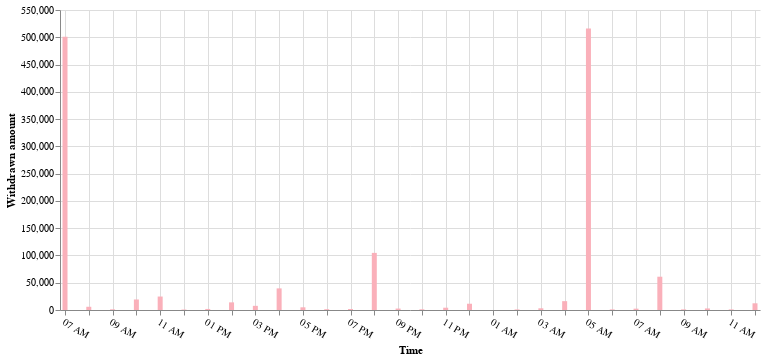

The cell this chart's notebook holds for it:
### Code cell
alt.Chart(p2_hourly_df.rename(columns=cols_dict)).mark_bar().encode(
    x=cols_dict['HR']+':T',
    y=cols_dict['WITH_AMOUNT']+":Q",
    tooltip=[cols_dict['HR']+':T',cols_dict['WITH_AMOUNT']+":Q"]
).configure_mark(
    color='#fab0ba'
).properties(width=700).configure_axisX(
    labelAngle=30
).configure_view(strokeOpacity=0)

### Figure 1 — Vega-Lite specification as saved in the notebook (floating-point values rounded to 4 significant figures)
{"config": {"view": {"continuousWidth": 400, "continuousHeight": 300, "strokeOpacity": 0}, "axisX": {"labelAngle": 30}, "mark": {"color": "#fab0ba"}}, "data": {"name": "data-0dc651d25483e8fd49dfd8e7e2d7c545"}, "mark": "bar", "encoding": {"tooltip": [{"field": "Time", "type": "temporal"}, {"field": "Withdrawn amount", "type": "quantitative"}], "x": {"field": "Time", "type": "temporal"}, "y": {"field": "Withdrawn amount", "type": "quantitative"}}, "width": 700, "$schema": "https://vega.github.io/schema/vega-lite/v4.17.0.json", "datasets": {"data-0dc651d25483e8fd49dfd8e7e2d7c545": [{"Time": "2022/02/02  11:00:00", "Withdrawn amount": 1070.0, "WITH_TX": 2, "N° of withdrawing users": 2}, {"Time": "2022/02/02  09:00:00", "Withdrawn amount": 1150.0, "WITH_TX": 4, "N° of withdrawing users": 4}, {"Time": "2022/02/01  20:00:00", "Withdrawn amount": 104700.0, "WITH_TX": 5, "N° of withdrawing users": 5}, {"Time": "2022/02/01  12:00:00", "Withdrawn amount": 857.7, "WITH_TX": 3, "N° of withdrawing users": 3}, {"Time": "2022/02/01  10:00:00", "Withdrawn amount": 19310.0, "WITH_TX": 3, "N° of withdrawing users": 3}, {"Time": "2022/02/01  19:00:00", "Withdrawn amount": 1788.0, "WITH_TX": 4, "N° of withdrawing users": 4}, {"Time": "2022/02/01  23:00:00", "Withdrawn amount": 4211.0, "WITH_TX": 5, "N° of withdrawing users": 5}, {"Time": "2022/02/01  14:00:00", "Withdrawn amount": 14000.0, "WITH_TX": 2, "N° of withdrawing users": 2}, {"Time": "2022/02/01  15:00:00", "Withdrawn amount": 7636.0, "WITH_TX": 5, "N° of withdrawing users": 5}, {"Time": "2022/02/01  17:00:00", "Withdrawn amount": 4949.0, "WITH_TX": 4, "N° of withdrawing users": 3}, {"Time": "2022/02/01  22:00:00", "Withdrawn amount": 1300.0, "WITH_TX": 3, "N° of withdrawing users": 3}, {"Time": "2022/02/01  11:00:00", "Withdrawn amount": 24690.0, "WITH_TX": 7, "N° of withdrawing users": 7}, {"Time": "2022/02/02  02:00:00", "Withdrawn amount": 1043.0, "WITH_TX": 3, "N° of withdrawing users": 3}, {"Time": "2022/02/01  18:00:00", "Withdrawn amount": 1470.0, "WITH_TX": 2, "N° of withdrawing users": 2}, {"Time": "2022/02/01  08:00:00", "Withdrawn amount": 5923.0, "WITH_TX": 3, "N° of withdrawing users": 3}, {"Time": "2022/02/01  16:00:00", "Withdrawn amount": 39640.0, "WITH_TX": 7, "N° of withdrawing users": 7}, {"Time": "2022/02/02  03:00:00", "Withdrawn amount": 3108.0, "WITH_TX": 2, "N° of withdrawing users": 2}, {"Time": "2022/02/02  00:00:00", "Withdrawn amount": 11500.0, "WITH_TX": 3, "N° of withdrawing users": 3}, {"Time": "2022/02/02  06:00:00", "Withdrawn amount": 1100.0, "WITH_TX": 1, "N° of withdrawing users": 1}, {"Time": "2022/02/02  08:00:00", "Withdrawn amount": 61030.0, "WITH_TX": 5, "N° of withdrawing users": 5}, {"Time": "2022/02/02  07:00:00", "Withdrawn amount": 2445.0, "WITH_TX": 3, "N° of withdrawing users": 3}, {"Time": "2022/02/02  04:00:00", "Withdrawn amount": 16220.0, "WITH_TX": 4, "N° of withdrawing users": 4}, {"Time": "2022/02/01  07:00:00", "Withdrawn amount": 501200.0, "WITH_TX": 11, "N° of withdrawing users": 11}, {"Time": "2022/02/02  12:00:00", "Withdrawn amount": 12290.0, "WITH_TX": 6, "N° of withdrawing users": 5}, {"Time": "2022/02/01  21:00:00", "Withdrawn amount": 2642.0, "WITH_TX": 5, "N° of withdrawing users": 5}, {"Time": "2022/02/02  05:00:00", "Withdrawn amount": 515900.0, "WITH_TX": 2, "N° of withdrawing users": 2}, {"Time": "2022/02/02  10:00:00", "Withdrawn amount": 2850.0, "WITH_TX": 4, "N° of withdrawing users": 4}, {"Time": "2022/02/01  09:00:00", "Withdrawn amount": 1250.0, "WITH_TX": 2, "N° of withdrawing users": 2}, {"Time": "2022/02/01  13:00:00", "Withdrawn amount": 1930.0, "WITH_TX": 2, "N° of withdrawing users": 2}]}}
